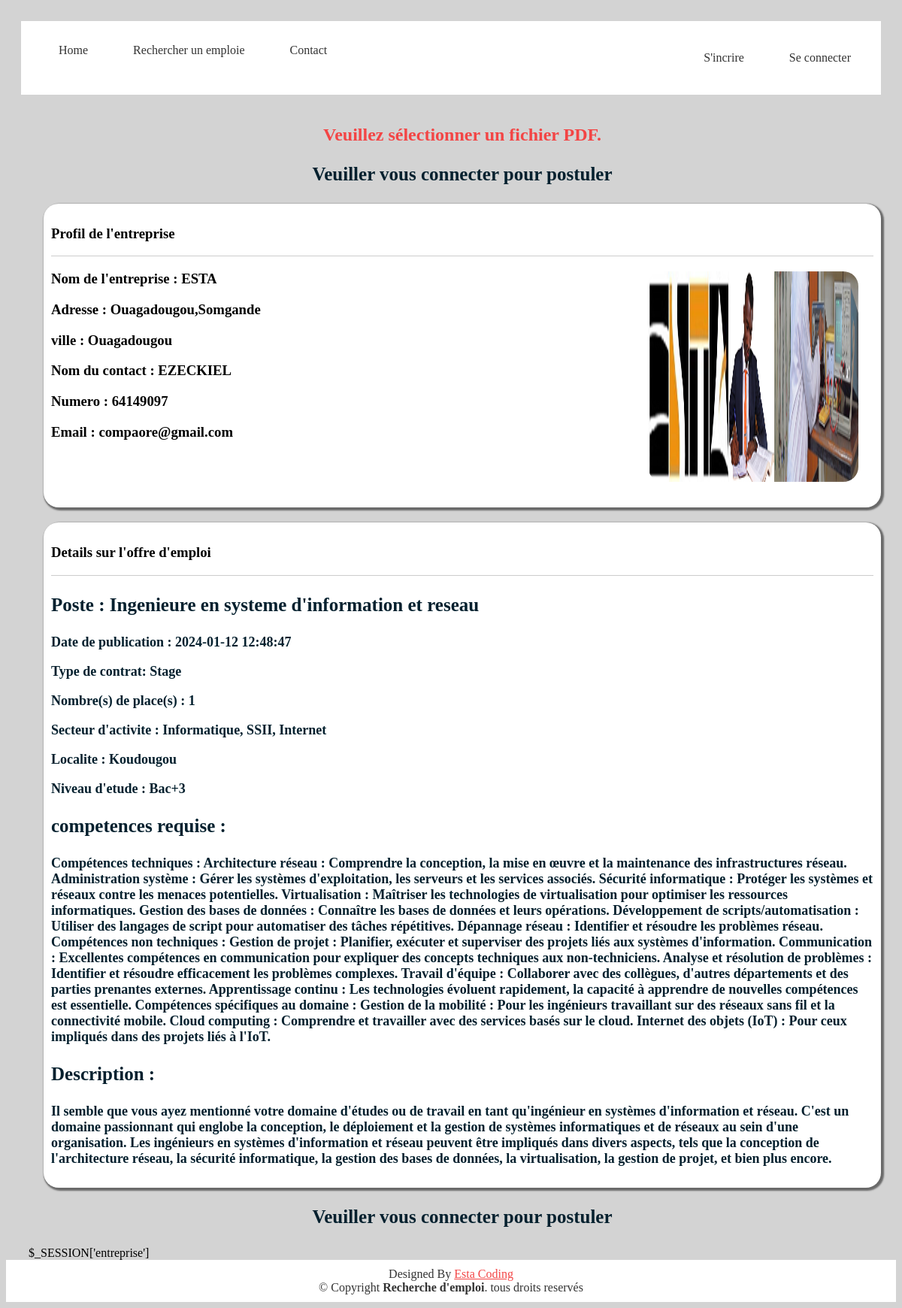
Screenshot of /offre/voirPlus?id=5 with the database file from the repository.
### tables this page shows
CREATE TABLE `emploi` (
  `id_emploi` int NOT NULL,
  `id_entreprise` int NOT NULL,
  `poste` varchar(250) NOT NULL,
  `contrat` varchar(250) NOT NULL,
  `nombre` int NOT NULL,
  `Description` longtext NOT NULL,
  `competence` text NOT NULL,
  `localite` varchar(250) NOT NULL,
  `image` varchar(250) NOT NULL,
  `secteur_activite` varchar(250) NOT NULL,
  `niveau` varchar(250) NOT NULL,
  `date_publication` timestamp NULL DEFAULT CURRENT_TIMESTAMP,
  `date_modification` timestamp NULL DEFAULT CURRENT_TIMESTAMP,
  `views` int DEFAULT '0'
);

CREATE TABLE `entreprise` (
  `id_entreprise` int NOT NULL,
  `nom_entreprise` varchar(255) DEFAULT NULL,
  `adresse_entreprise` varchar(250) DEFAULT NULL,
  `email_entreprise` varchar(250) DEFAULT NULL,
  `password_entreprise` varchar(250) DEFAULT NULL,
  `logo_entreprise` varchar(250) DEFAULT NULL,
  `site` varchar(250) DEFAULT NULL,
  `ville` varchar(250) DEFAULT NULL,
  `code_postal` int DEFAULT NULL,
  `nom` varchar(250) DEFAULT NULL,
  `prenom` varchar(250) DEFAULT NULL,
  `fonction` varchar(250) DEFAULT NULL,
  `numero` int DEFAULT NULL
);

### PHP/voirPlus.php (the view, shortened to what this page needs)
<?php
$serveur = "localhost";
$nomUtilisateur = "test";
$motDePasse = "MyP@ssw0rd123";
$nomBaseDeDonnees = "emploi";
$conn = mysqli_connect($serveur, $nomUtilisateur, $motDePasse, $nomBaseDeDonnees)
or die("La connexion à la base de données a échoué : " . mysqli_connect_error());
$id = (int)$_GET['id'] ;
$entreprises = mysqli_query($conn, "SELECT emploi.*, entreprise.*
FROM emploi
JOIN entreprise ON emploi.id_entreprise = entreprise.id_entreprise
WHERE id_emploi = {$id}");
$entreprise = $entreprises->fetch_assoc();
$id_entreprise = isset($_SESSION['entreprise']) ? (int)$_SESSION['entreprise'] : null;
$id_candidat = isset($_SESSION['candidat']) ? (int)$_SESSION['candidat'] : null;
if (isset($_POST["envoyer"])) {
    $deja = mysqli_query($conn, "SELECT * FROM postuler where id_emploi = {$id} and id_candidat = {$id_candidat}");
    if (mysqli_num_rows($deja)>0) {
        $erreur = "Vous ne pouvez pas postuler a cette offre d'emploi car vous avez deja postuler";
    } elseif ($_FILES['cv']['type'] == 'application/pdf') {
            $nomFichier = basename($_FILES['cv']['name']);
            $tmp_name = $_FILES['cv']['tmp_name'];
            $deplace = move_uploaded_file($tmp_name, "CV/" . $nomFichier);
            if ($deplace) {
                    $insert = mysqli_query($conn, "INSERT INTO postuler(id_emploi, id_candidat, id_entreprise, cv)
                    VALUES({$id}, {$id_candidat}, {$id_entreprise}, '{$nomFichier}')");
                }
            } else {
                $erreur = "Erreur lors du téléversement du fichier.";
            }
        } else {
            $erreur = "Veuillez sélectionner un fichier PDF.";
    }
?>
<?= isset($erreur) ?  "<h2 style=\"text-align:center;\">$erreur</h2>" : null ?>
<?php if(isset($_SESSION['candidat'])): ?>
    <div class="btn">
        <button onclick="afficherModal()">Postuler</button>
    </div>
<?php elseif(isset($_SESSION['entreprise'])): ?>
    <p class="titre" style="text-align: center;">Vous ne pouver pas postuler a une offre d'emploi.</p>
    <p class="titre" style="text-align: center;">veuillez vous incrire en tant que candidat pour postuler</p>
<?php else: ?>
    <p class="titre" style="text-align: center;">Veuiller vous connecter pour postuler</p>
<?php endif;?>
<div class="border">
    <div class="head">
        <h3>Profil de l'entreprise</h3>
    </div>
    <div class="flex">
    <div class="bottom">
        <h3>Nom de l'entreprise : <?=  $entreprise['nom_entreprise'] ?></h3>
        <h3>Adresse : <?=  $entreprise['adresse_entreprise'] ?></h3>
        <h3>ville : <?=  $entreprise['ville'] ?></h3>
        <h3>Nom du contact : <?=  $entreprise['prenom'] ?></h3>
        <h3>Numero : <?=  $entreprise['numero'] ?></h3>
        <h3>Email : <?=  $entreprise['email_entreprise'] ?></h3>
    </div>
    <div class="bottom">
        <img src="../image/<?=  $entreprise['logo_entreprise'] ?>" alt="">
    </div>
    </div>
</div>
<div class="border">
    <div class="head">
       <h3> Details sur l'offre d'emploi</h3>
    </div>
   <div class="flex">
   <div class="bottom">
        <p class="titre">
        Poste : <?=  $entreprise['poste'] ?>
        </p>
        <p class="soustitre">Date de publication : <?=  $entreprise['date_publication'] ?></p>
        <p class="soustitre">Type de contrat:  <?=  $entreprise['contrat'] ?></p>
        <p class="soustitre">Nombre(s) de place(s) : <?=  $entreprise['nombre'] ?></p>
        <p class="soustitre">Secteur d'activite : <?=  $entreprise['secteur_activite'] ?></p>
        <p class="soustitre">Localite : <?=  $entreprise['localite'] ?></p>
        <p class="soustitre">Niveau d'etude :  <?=  $entreprise['niveau'] ?></p>
        <p class="titre">competences requise : </p>
        <p class="soustitre"> <?=  $entreprise['competence'] ?></p>
        <p class="titre">Description : </p>
        <p class="soustitre"><?=  $entreprise['Description'] ?></p>
    </div>
   </div>
</div>
<?php if(isset($_SESSION['candidat'])): ?>
    <div class="btn">
        <button onclick="afficherModal()">Postuler</button>
    </div>
<?php elseif(isset($_SESSION['entreprise'])): ?>
    <p class="titre" style="text-align: center;">Vous ne pouver pas postuler a une offre d'emploi.</p>
    <p class="titre" style="text-align: center;">veuillez vous incrire en tant que candidat pour postuler</p>
<?php else: ?>
    <p class="titre" style="text-align: center;">Veuiller vous connecter pour postuler</p>
<?php endif;?>$_SESSION['entreprise']

### CSS/template.css (style rules this page uses)
body { background-color: lightgray; display: flex; flex-direction: column; min-height: 100vh; }

### PHP/voirPlus.php (style rules this page uses)
.border { background-color: #fff; box-shadow: 2px 2px 2px 2px rgba(0,0,0,.5); padding: 10px; margin: 20px; border-radius: 20px; }
.flex { display: flex; justify-content: space-between; }
.head { border-bottom: 1px solid #ccc; }
h2 { color: #f34545; }
img { width: 280px; height: 280px; border-radius: 20px; margin: 20px; }
.titre { font-size: 25px; color: #04202e; font-weight: 600; }
.soustitre { font-size: 18px; color: #04202e; font-weight: 600; }

### index.php (style rules this page uses)
body { background-color: lightgray; display: flex; flex-direction: column; min-height: 100vh; }

### rows the page displays
emploi: id_entreprise.nom_entreprise "ESTA", id_entreprise.adresse_entreprise "Ouagadougou,Somgande", id_entreprise.ville "Ouagadougou", id_entreprise.prenom "EZECKIEL", id_entreprise.numero "64149097", id_entreprise.email_entreprise "compaore@gmail.com", id_entreprise.logo_entreprise (picture), poste "Ingenieure en systeme d'information et reseau", date_publication "2024-01-12 12:48:47", contrat "Stage", nombre "1", secteur_activite "Informatique, SSII, Internet", localite "Koudougou", niveau "Bac+3", competence "Compétences techniques : Architecture réseau : Comprendre la conception, la mise en œuvre et la maintenance des infrastructures réseau. Administration système : Gérer les systèmes d'exploitation, les serveurs et les services associés. Sécurité informatique : Protéger les systèmes et réseaux contre les menaces potentielles. Virtualisation : Maîtriser les technologies de virtualisation pour optimiser les ressources informatiques. Gestion des bases de données : Connaître les bases de données et leurs opérations. Développement de scripts/automatisation : Utiliser des langages de script pour automatiser des tâches répétitives. Dépannage réseau : Identifier et résoudre les problèmes réseau.…", Description "Il semble que vous ayez mentionné votre domaine d'études ou de travail en tant qu'ingénieur en systèmes d'information et réseau. C'est un domaine passionnant qui englobe la conception, le déploiement et la gestion de systèmes informatiques et de réseaux au sein d'une organisation. Les ingénieurs en systèmes d'information et réseau peuvent être impliqués dans divers aspects, tels que la conception de l'architecture réseau, la sécurité informatique, la gestion des bases de données, la virtualisation, la gestion de projet, et bien plus encore."

### other values shown
$erreur "Veuillez sélectionner un fichier PDF."
